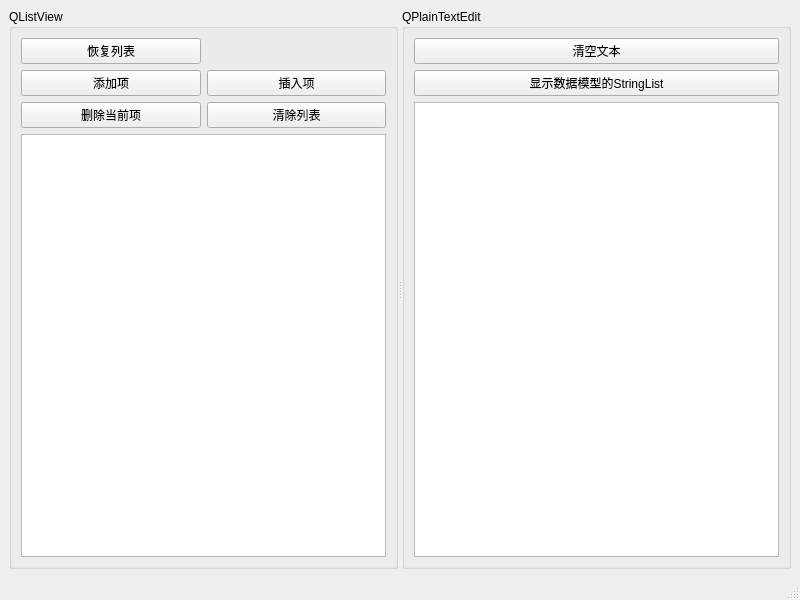
<?xml version="1.0" encoding="UTF-8"?>
<ui version="4.0">
 <class>MainWindow</class>
 <widget class="QMainWindow" name="MainWindow">
  <property name="geometry">
   <rect>
    <x>0</x>
    <y>0</y>
    <width>800</width>
    <height>600</height>
   </rect>
  </property>
  <property name="windowTitle">
   <string>MainWindow</string>
  </property>
  <widget class="QWidget" name="centralwidget">
   <layout class="QHBoxLayout" name="horizontalLayout">
    <item>
     <widget class="QSplitter" name="splitter">
      <property name="orientation">
       <enum>Qt::Horizontal</enum>
      </property>
      <widget class="QGroupBox" name="groupBox">
       <property name="title">
        <string>QListView</string>
       </property>
       <layout class="QGridLayout" name="gridLayout">
        <item row="0" column="0">
         <widget class="QPushButton" name="pushButton">
          <property name="text">
           <string>恢复列表</string>
          </property>
         </widget>
        </item>
        <item row="1" column="0">
         <widget class="QPushButton" name="pushButton_add">
          <property name="text">
           <string>添加项</string>
          </property>
         </widget>
        </item>
        <item row="1" column="1">
         <widget class="QPushButton" name="pushButton_insert">
          <property name="text">
           <string>插入项</string>
          </property>
         </widget>
        </item>
        <item row="2" column="0">
         <widget class="QPushButton" name="pushButton_delete">
          <property name="text">
           <string>删除当前项</string>
          </property>
         </widget>
        </item>
        <item row="2" column="1">
         <widget class="QPushButton" name="pushButton_clearlist">
          <property name="text">
           <string>清除列表</string>
          </property>
         </widget>
        </item>
        <item row="3" column="0" colspan="2">
         <widget class="QListView" name="listView"/>
        </item>
       </layout>
      </widget>
      <widget class="QGroupBox" name="groupBox_2">
       <property name="title">
        <string>QPlainTextEdit</string>
       </property>
       <layout class="QGridLayout" name="gridLayout_2">
        <item row="0" column="0">
         <widget class="QPushButton" name="pushButton_cleartext">
          <property name="text">
           <string>清空文本</string>
          </property>
         </widget>
        </item>
        <item row="1" column="0">
         <widget class="QPushButton" name="pushButton_show">
          <property name="text">
           <string>显示数据模型的StringList</string>
          </property>
         </widget>
        </item>
        <item row="2" column="0">
         <widget class="QPlainTextEdit" name="plainTextEdit"/>
        </item>
       </layout>
      </widget>
     </widget>
    </item>
   </layout>
  </widget>
  <widget class="QMenuBar" name="menubar">
   <property name="geometry">
    <rect>
     <x>0</x>
     <y>0</y>
     <width>800</width>
     <height>23</height>
    </rect>
   </property>
  </widget>
  <widget class="QStatusBar" name="statusbar"/>
 </widget>
 <resources/>
 <connections/>
</ui>
